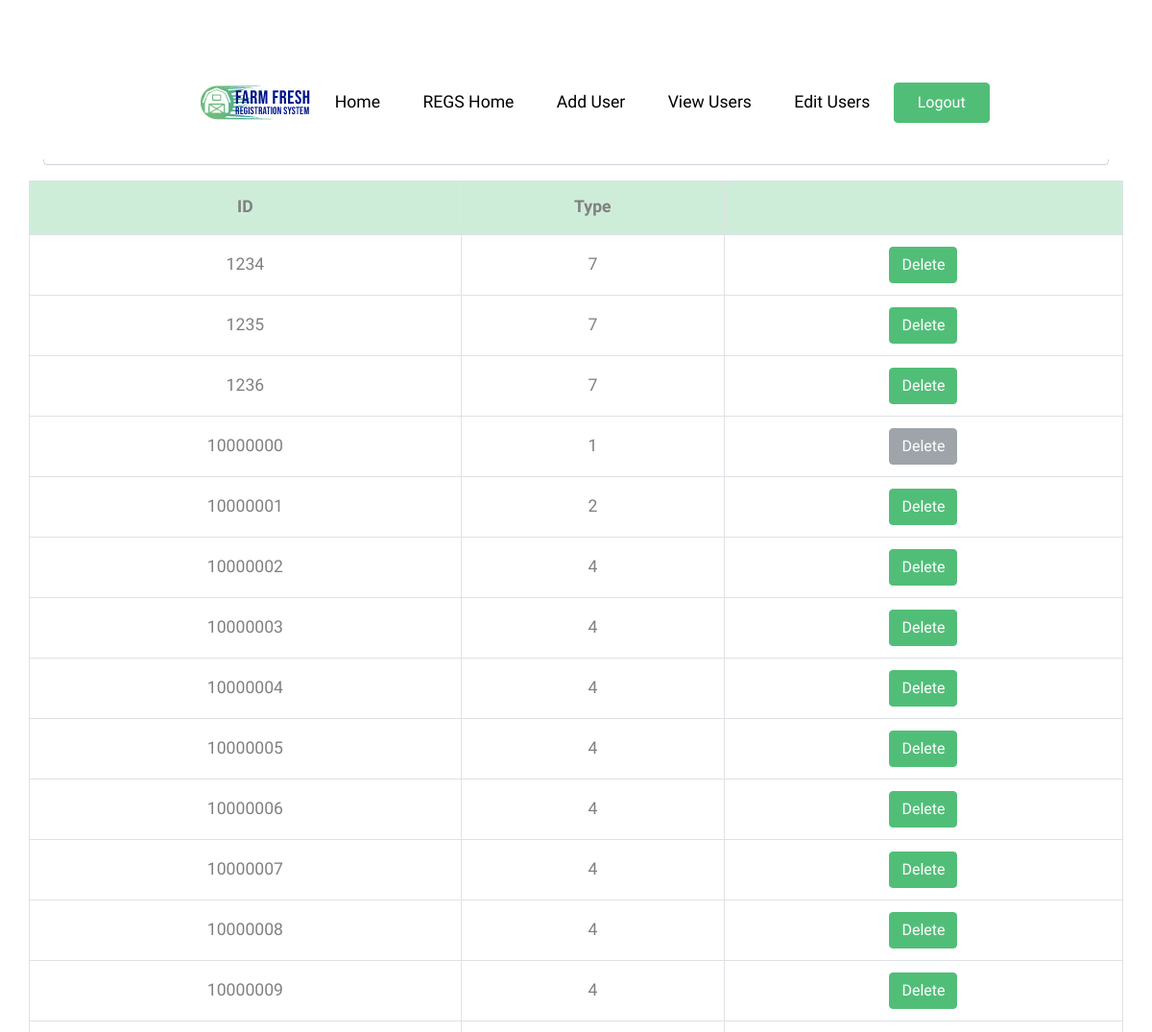
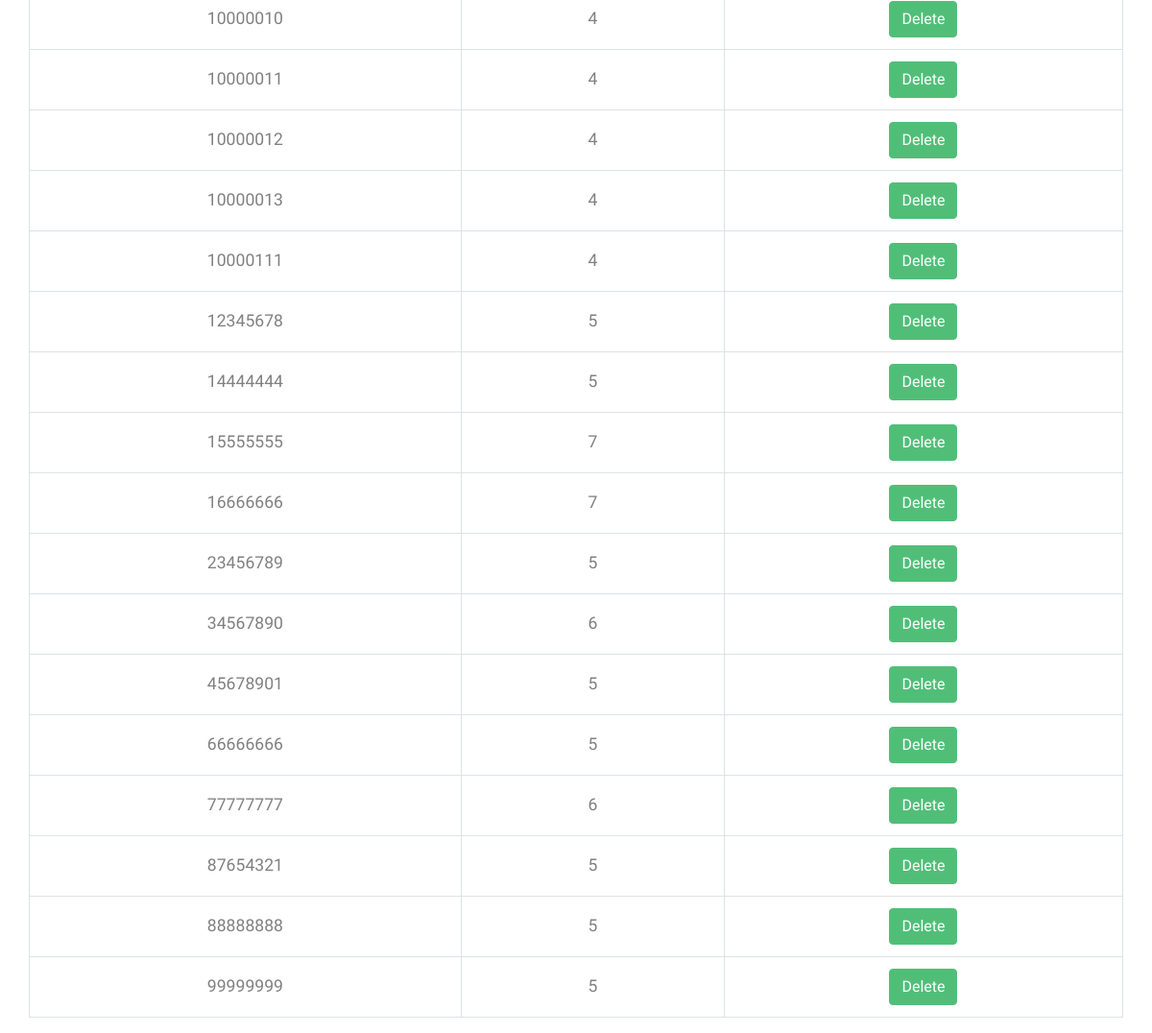
/REGS/src/users.php (signed in), run on the app's committed database (2 pictures, top to bottom).
### tables this page shows
create table users(
id int UNIQUE,
p_level int NOT NULL,  
password varchar(20) NOT NULL,
primary key (id)
);

### REGS/src/users.php (the view, shortened to what this page needs)
<?php
require_once ('header.php');
$dbc = mysqli_connect(DB_HOST, DB_USER, DB_PASSWORD, DB_NAME);
?>
<!DOCTYPE html>
<html lang="en">
<head>
</head>
<body>
	<div class="container mt-5">
		<h1 class="text-primary"> Users </h1> <br>
		<div class="row mt-3">
			<table class="table table-bordered">
				<thead>
					<tr class="text-center table-primary">
						<th scope="col"> ID </th>
						<th scope="col"> Type </th>
						<th> </th>
					</tr>
				</thead>
				<tbody id="users_table">
			<?php
				$query = 'SELECT id, p_level
						  FROM users';
				$users = mysqli_query ($dbc, $query);
				while ($users && $u = mysqli_fetch_assoc ($users)) {
					echo '<tr class="text-center">';
					foreach ($u as $data) {
						echo '<td class="align-middle">' . $data . '</td>';
					}
					echo '<td class="align-middle">';
					if ($u['p_level'] == 1) {
						echo '<button class="btn btn-secondary" disabled> Delete </button>';
					} else {
						echo '<a href="users.php?id='. $u['id'] .'" class="btn btn-primary"> Delete </a>';
					}
					echo '</td> </tr>';
				}
			?>
				</tbody>
			</table>
		</div>
	</div>
</body>
</html>

### REGS/src/css/style.css (style rules this page uses)
body { line-height: 1.7; color: gray; font-weight: 300; font-size: 1.1rem; }
a { -webkit-transition: .3s all ease; -o-transition: .3s all ease; transition: .3s all ease; }
h1, h2, h3, h4, h5, .h1, .h2, .h3, .h4, .h5 { font-family: "Muli", -apple-system, BlinkMacSystemFont, "Segoe UI", Roboto, "Helvetica Neue", Arial, sans-serif, "Apple Color Emoji", "Segoe UI Emoji", "Segoe UI Symbol", "Noto Color Emoji"; }

### data on the page
users: id "1234", p_level "7"
users: id "1235", p_level "7"
users: id "1236", p_level "7"
users: id "10000000", p_level "1", shows "Delete"
users: id "10000001", p_level "2"
users: id "10000002", p_level "4"
users: id "10000003", p_level "4"
users: id "10000004", p_level "4"
users: id "10000005", p_level "4"
users: id "10000006", p_level "4"
users: id "10000007", p_level "4"
users: id "10000008", p_level "4"
users: id "10000009", p_level "4"
users: id "10000010", p_level "4"
users: id "10000011", p_level "4"
users: id "10000012", p_level "4"
users: id "10000013", p_level "4"
users: id "10000111", p_level "4"
users: id "12345678", p_level "5"
users: id "14444444", p_level "5"
users: id "15555555", p_level "7"
users: id "16666666", p_level "7"
users: id "23456789", p_level "5"
users: id "34567890", p_level "6"
users: id "45678901", p_level "5"
users: id "66666666", p_level "5"
users: id "77777777", p_level "6"
users: id "87654321", p_level "5"
users: id "88888888", p_level "5"
users: id "99999999", p_level "5"
